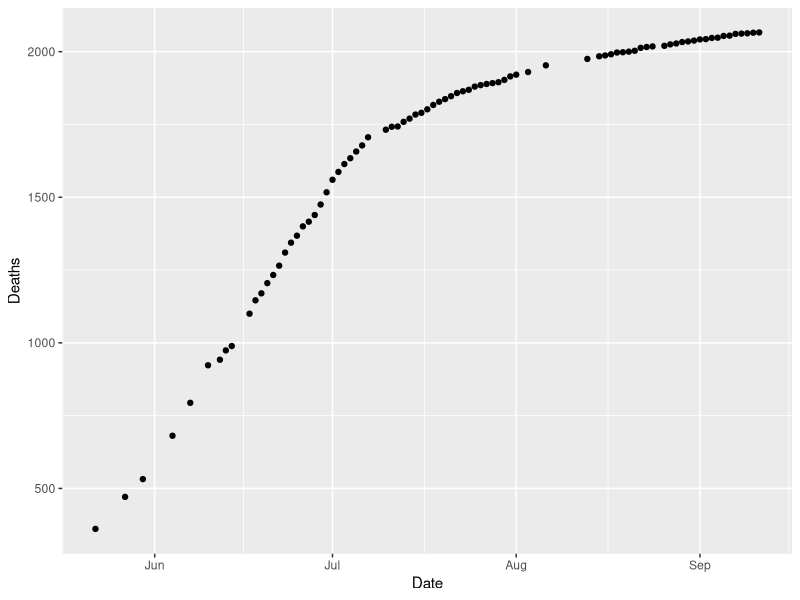
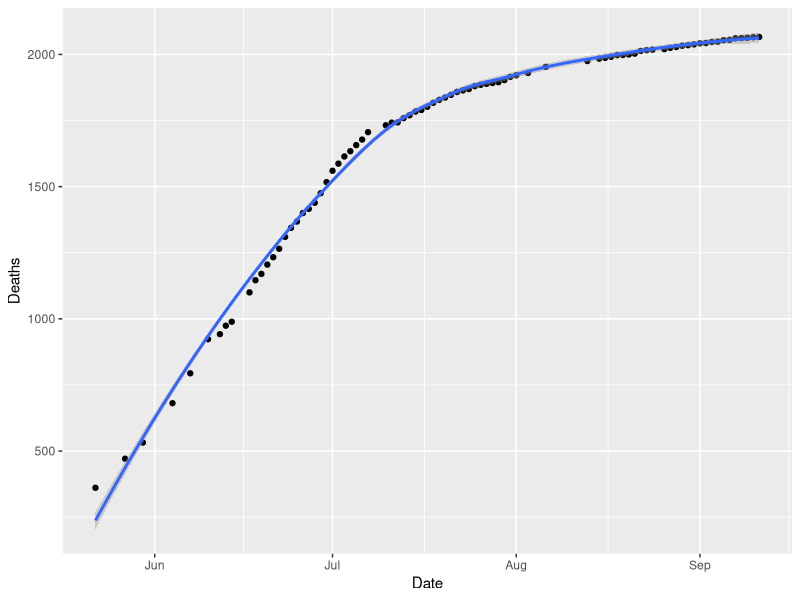
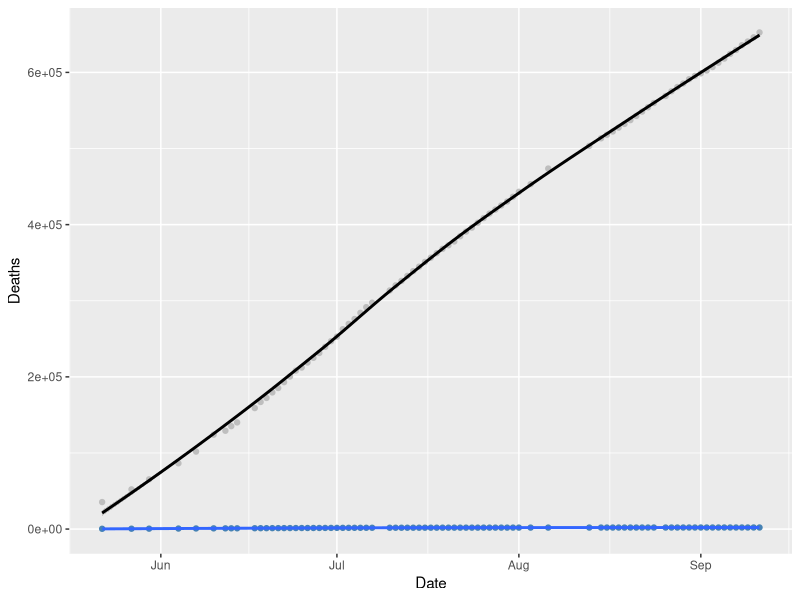
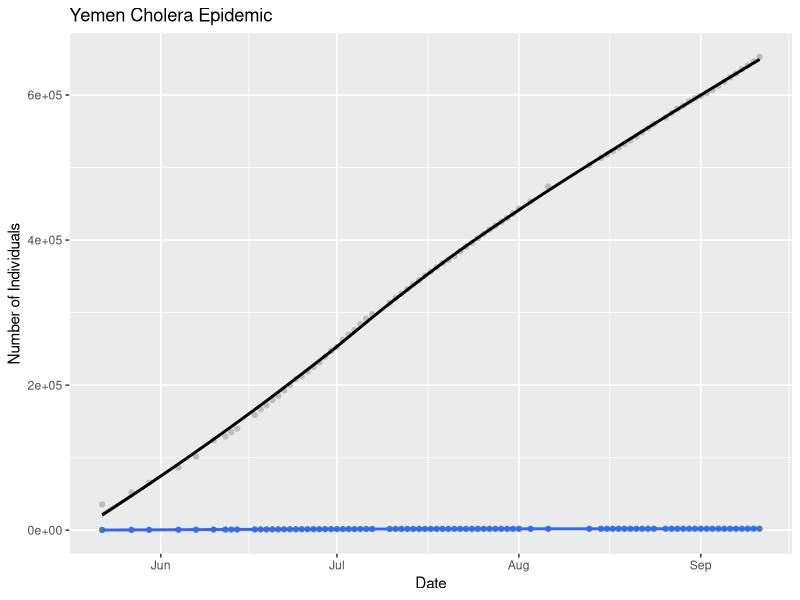
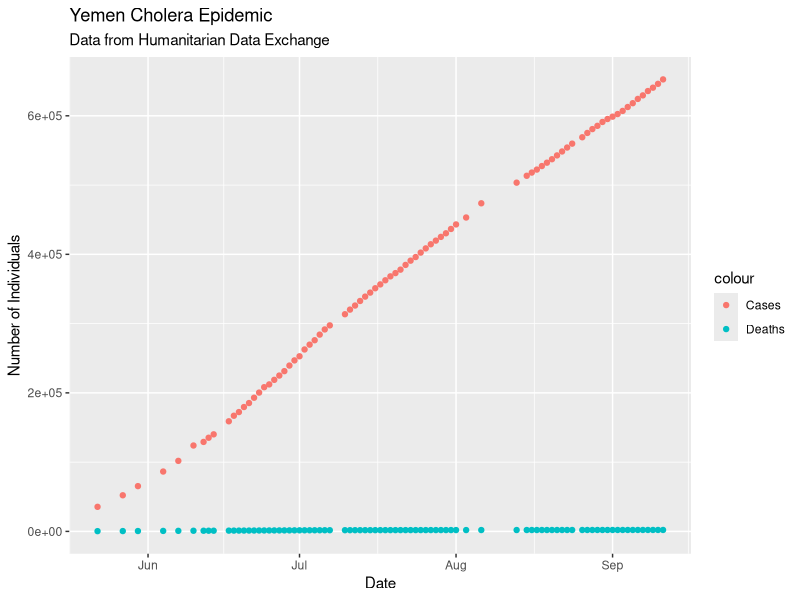
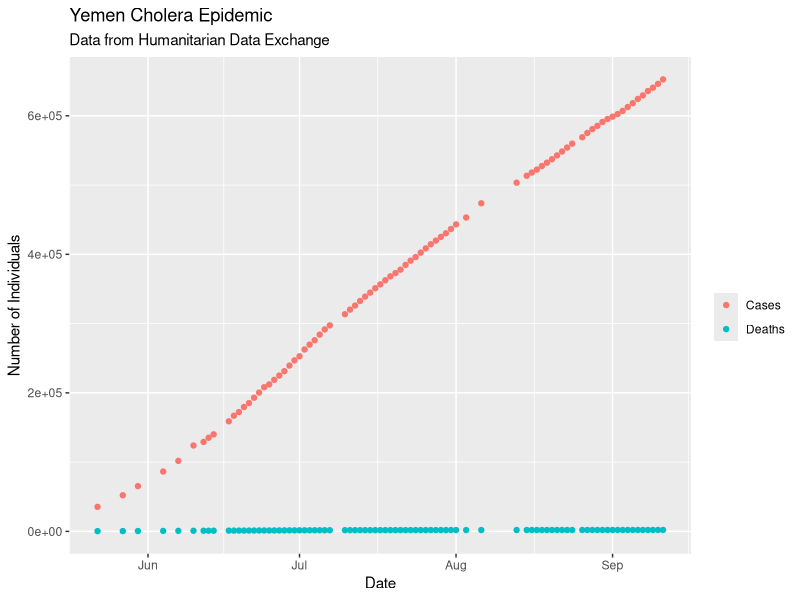
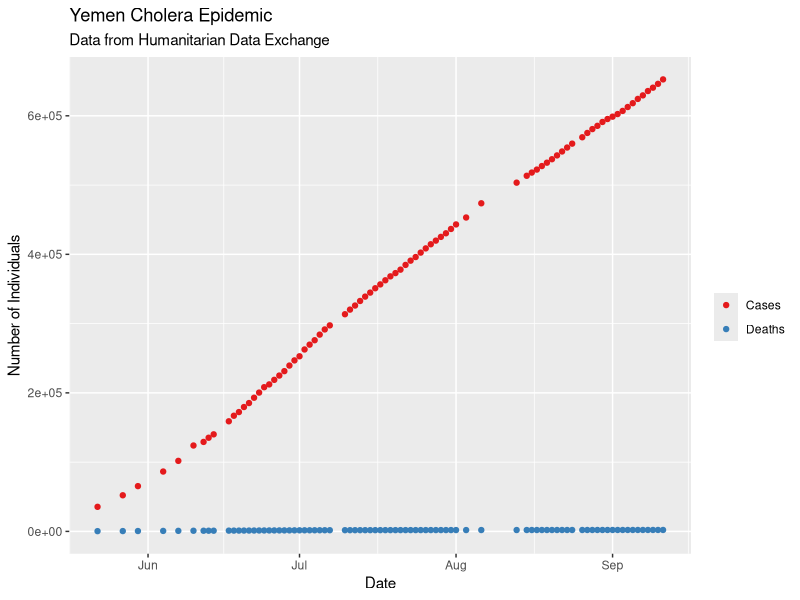
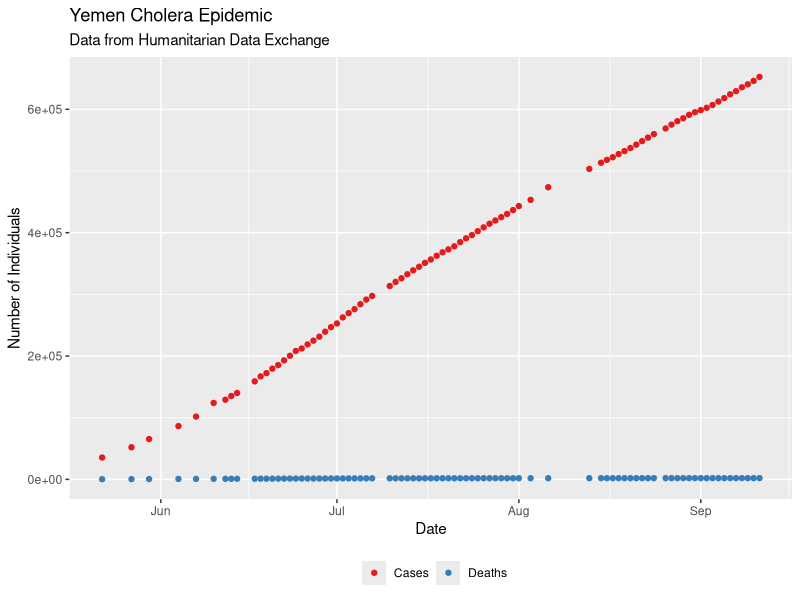

Recreate these plots in R, in order.
## ---- chunk 1
knitr::opts_chunk$set(echo = TRUE, fig.width=5, fig.height=4)
## ---- chunk 2
library(ggplot2)

YemenData = read.csv('Datasets/YemenCholeraOutbreak.csv')
YemenData$Date = as.Date(YemenData$Date)#, format='%m/%d/%y')
YemenData = YemenData[order(YemenData$Date),]
YemenData$Times = as.numeric(YemenData$Date-as.Date('5/22/2017', format='%m/%d/%Y'))
## ---- chunk 3
# select the data  say which variables to use     draw as points
ggplot(YemenData,  aes(x=Date, y=Deaths))        + geom_point()
## ---- chunk 4
ggplot(YemenData, aes(x=Date, y=Deaths)) + geom_point() + geom_smooth(method = 'loess')
## ---- chunk 5
choleraplot = ggplot(YemenData) + 
  geom_point(aes(x=Date, y=Deaths), color = 'steelblue') +
  geom_smooth(aes(x=Date, y=Deaths), method = 'loess') +
  geom_point(aes(x=Date, y=Cases), color = 'grey') +
  geom_smooth(aes(x=Date, y=Cases), color = 'black', method = 'loess')
print(choleraplot)
## ---- chunk 6
choleraplot = choleraplot + labs(title="Yemen Cholera Epidemic", x="Date", y="Number of Individuals")
print(choleraplot)
## ---- chunk 7
choleraplot = ggplot(YemenData) + 
  geom_point(aes(x=Date, y=Deaths, color = 'Deaths')) +
  #geom_smooth(aes(x=Date, y=Deaths), color = 'Deaths', method = 'loess') +
  geom_point(aes(x=Date, y=Cases, color = 'Cases')) +
  #geom_smooth(aes(x=Date, y=Cases, color = 'Cases'), method = 'loess') + 
  labs(title="Yemen Cholera Epidemic", subtitle = "Data from Humanitarian Data Exchange", x="Date", y="Number of Individuals")
print(choleraplot)
## ---- chunk 8
choleraplot = choleraplot + guides(color = guide_legend(''))
  # theme(legend.title=element_blank())
  # guides(color = guide_legend('Legend Title!'))
print(choleraplot)
## ---- chunk 9
choleraplot = choleraplot + scale_colour_brewer(palette = "Set1")
print(choleraplot)
# choleraplot = choleraplot + scale_colour_brewer(palette = "Set2")
# print(choleraplot)
## ---- chunk 10
choleraplot + theme(legend.position="bottom")
## ---- chunk 11
choleraplot = ggplot(YemenData) + 
  geom_point(aes(x=Date, y=Cases, color = 'Cases', size = Deaths)) +
  geom_smooth(aes(x=Date, y=Cases), color = 'red') + 
  labs(title="Yemen Cholera Epidemic", subtitle = "Data from Humanitarian Data Exchange", x="Date", y="Number of Individuals") +
  guides(color = guide_legend(''))
print(choleraplot)
## ---- chunk 12
choleraplot+theme_minimal()
choleraplot+theme_classic()

library(ggthemes)
choleraplot+theme_tufte()
choleraplot+theme_fivethirtyeight()
## ---- chunk 13
library(gridExtra)

yemencases = ggplot(YemenData) +
  geom_point(aes(x=Date, y=Cases), color = 'maroon') +
  geom_smooth(aes(x=Date, y=Cases), color = 'red')
yemendeaths = ggplot(YemenData) +
  geom_point(aes(x=Date, y=Deaths), color = 'steelblue') +
  geom_smooth(aes(x=Date, y=Deaths), color = 'blue')

grid.arrange(yemencases, yemendeaths, ncol=2)
## ---- chunk 14
facetplot = ggplot(YemenData) + 
  geom_point(aes(x=Times, y=Deaths, color = Bulletin.Type)) +
  facet_wrap(~ Bulletin.Type, ncol=2) +
  scale_colour_brewer(palette = "Set1")
  # labs(title="Yemen Cholera Epidemic", subtitle = "Data from Humanitarian Data Exchange", x="Time", y="Number of Individuals") + 
  # theme(legend.title=element_blank())
  # guides(color = guide_legend(''))
print(facetplot)
## ---- chunk 15
# Saving
ggsave("plotexample.png")  # saves the last plot
ggsave("plotexample.pdf", plot=choleraplot)  # save a specific plot
